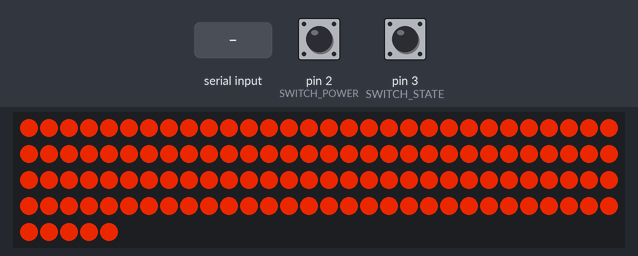
Bench run of a sketch on a simulated Arduino Uno, built with avr-gcc and run on an emulated ATmega328P. On the bench: 125 RGB LEDs in strip order, left to right, continuing on the next row. The inputs (shaded band) are chosen by the test bench; at power-on: pin 2 (SWITCH_POWER) HIGH, pin 3 (SWITCH_STATE) HIGH. Dim RGB values are drawn brighter than linear; what the sketch prints to the serial monitor is not drawn.

Above: at 1.2 s.
1.3 s: pin 2 (SWITCH_POWER) pulled LOW for 0.15 s
2.9 s: pin 3 (SWITCH_STATE) pulled LOW for 0.15 s
At 4.1 s:
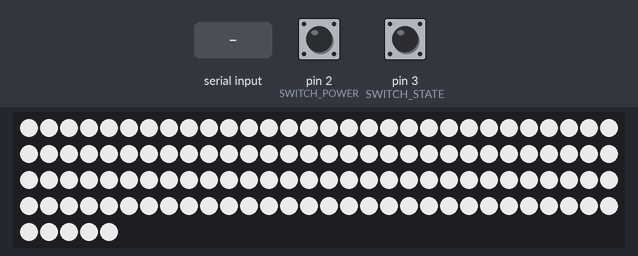
4.5 s: "r" received over Serial
At 4.8 s:
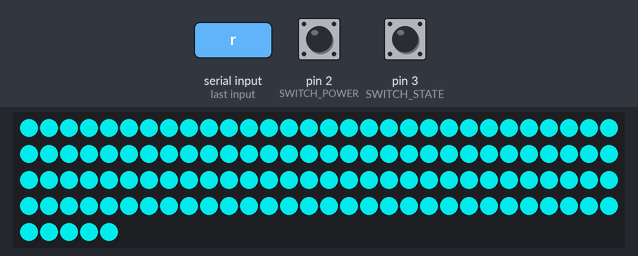
6.0 s: "1" received over Serial
At 7.0 s:
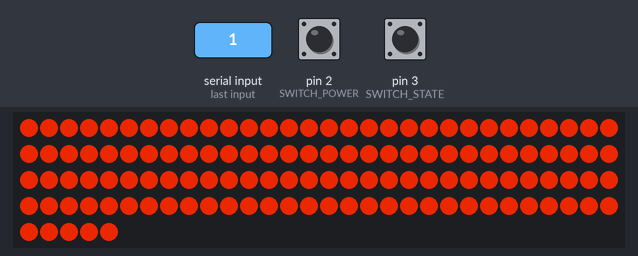
7.5 s: pin 2 (SWITCH_POWER) pulled LOW for 3.2 s
At 8.4 s:
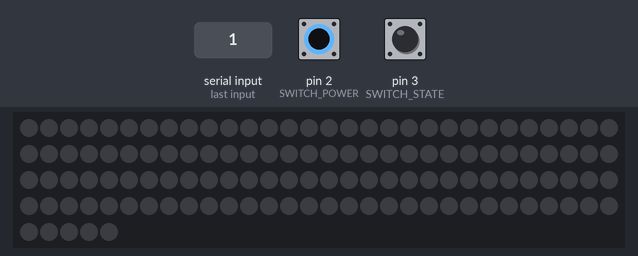
12.2 s: pin 3 (SWITCH_STATE) pulsed LOW 5 times (0.12 s each, 0.3 s apart)
At 12.69 s:
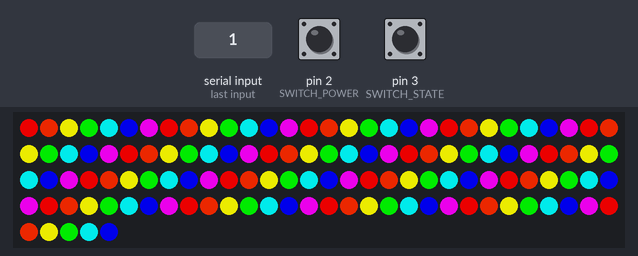
Timing chart, 0 to 15.2 s (numbered marks = the images above; inputs shaded):
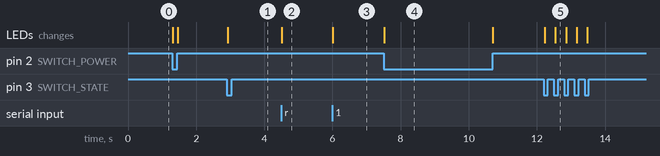

Measured:
- after the input at 2.9 s, the LEDs: change at once (image 1)
- after the input at 4.5 s, the LEDs: change at once (image 2)
- after the input at 6.0 s, the LEDs: change at once (image 3)
- after the input at 7.5 s, the LEDs: change at once (image 4)
- after the input at 12.2 s, the LEDs: first change at once (image 5 shows a later state)

The sketch:

LEDtape.ino
```cpp
#include <Adafruit_NeoPixel.h>

const int DIN_PIN = 12;
const int SWITCH_POWER = 2;
const int SWITCH_STATE = 3;
const int LED_COUNT = 125; // the number of LED cell
int light_ratio[200];      // LED lights intensity

Adafruit_NeoPixel pixels(LED_COUNT, DIN_PIN, NEO_GRB + NEO_KHZ800);

void setup()
{
    for (int i = 0; i <= 99; i++)
    {
        light_ratio[i] = i;
    }
    light_ratio[100] = 100;
    for (int i = 101; i <= 199; i++)
    {
        light_ratio[i] = 200 - i;
    }

    pixels.begin();
    Serial.begin(115200);
    pinMode(SWITCH_POWER, INPUT);
    pinMode(SWITCH_STATE, INPUT);

    Serial.println("Hello Arduino!");
}

float ratio = 1;
uint32_t red;
uint32_t orange;
uint32_t yellow;
uint32_t green;
uint32_t cyan;
uint32_t blue;
uint32_t purple;
uint32_t white;
int time_count1 = 0;
int time_count2 = 0;
int value1 = 0;
int value2 = 0;
int push_count = 0;
bool power_LED = true;
int state_LED = 0;
bool rain = false;

void loop()
{
    red = pixels.Color((int)(192 * ratio), 0, 0);
    orange = pixels.Color((int)(192 * ratio), (int)(32 * ratio), 0);
    yellow = pixels.Color((int)(192 * ratio), (int)(192 * ratio), 0);
    green = pixels.Color(0, (int)(192 * ratio), 0);
    cyan = pixels.Color(0, (int)(192 * ratio), (int)(192 * ratio));
    blue = pixels.Color(0, 0, (int)(192 * ratio));
    purple = pixels.Color((int)(192 * ratio), 0, (int)(192 * ratio));
    white = pixels.Color((int)(192 * ratio), (int)(192 * ratio), (int)(192 * ratio));
    uint32_t rainbow_color[] = {red, orange, yellow, green, cyan, blue, purple};

    pixels.clear();

    value1 = digitalRead(SWITCH_POWER);
    value2 = digitalRead(SWITCH_STATE);

    // update the count of time
    time_count1 += 1;
    time_count2 += 1;
    if (time_count1 >= 11)
    {
        time_count1 = 0;
    }
    if (time_count2 >= 200)
    {
        time_count2 = 0;
    }

    // receive information about weather
    if (Serial.available())
    {
        char recv = Serial.read();
        if (recv == 'r')
        {
            rain = true;
        }
        else
        {
            rain = false;
        }
        state_LED = 0;
    }

    // update state by the buttons
    if (value1 == 0)
    {
        power_LED = false;
    }
    else
    {
        power_LED = true;
    }

    if (value2 == 0)
    {
        push_count++;
    }
    else
    {
        push_count = 0;
    }
    if (push_count == 3)
    {
        state_LED++;
        if (state_LED == 6)
        {
            state_LED = 0;
        }
    }

    // change the color of LED according to the state
    if (power_LED == false)
    { // OFF
        for (int i = 0; i < LED_COUNT; i++)
        {
            pixels.setPixelColor(i, pixels.Color(0, 0, 0));
        }
    }
    else if (power_LED == true)
    { // ON
        // show weather
        if (state_LED == 0)
        {
            if (rain)
            {
                ratio = 1;
                cyan = pixels.Color(0, (int)(192 * ratio), (int)(192 * ratio));
                for (int i = 0; i < LED_COUNT; i++)
                {
                    pixels.setPixelColor(i, cyan);
                }
            }
            else
            {
                ratio = 1;
                orange = pixels.Color((int)(192 * ratio), (int)(32 * ratio), 0);
                for (int i = 0; i < LED_COUNT; i++)
                {
                    pixels.setPixelColor(i, orange);
                }
            }
        }
        else if (state_LED == 1)
        {
            ratio = 1;
            white = pixels.Color((int)(192 * ratio), (int)(192 * ratio), (int)(192 * ratio));
            for (int i = 0; i < LED_COUNT; i++)
            {
                pixels.setPixelColor(i, white);
            }
        }
        else if (state_LED == 2)
        {
            ratio = 1;
            red = pixels.Color((int)(192 * ratio), 0, 0);
            orange = pixels.Color((int)(192 * ratio), (int)(32 * ratio), 0);
            yellow = pixels.Color((int)(192 * ratio), (int)(192 * ratio), 0);
            green = pixels.Color(0, (int)(192 * ratio), 0);
            cyan = pixels.Color(0, (int)(192 * ratio), (int)(192 * ratio));
            blue = pixels.Color(0, 0, (int)(192 * ratio));
            purple = pixels.Color((int)(192 * ratio), 0, (int)(192 * ratio));
            white = pixels.Color((int)(192 * ratio), (int)(192 * ratio), (int)(192 * ratio));
            rainbow_color[0] = red;
            rainbow_color[1] = orange;
            rainbow_color[2] = yellow;
            rainbow_color[3] = green;
            rainbow_color[4] = cyan;
            rainbow_color[5] = blue;
            rainbow_color[6] = purple;
            for (int i = 0; i < LED_COUNT; i++)
            {
                pixels.setPixelColor(i, rainbow_color[i % 7]);
            }
        }
        else if (state_LED == 3)
        {
            for (int i = 0; i < LED_COUNT; i++)
            {
                ratio = (float)(((float)(0) + (float)((i + time_count1) % 11)) / (float)11);
                red = pixels.Color((int)(240 * ratio), 0, 0);
                orange = pixels.Color((int)(240 * ratio), (int)(40 * ratio), 0);
                yellow = pixels.Color((int)(240 * ratio), (int)(240 * ratio), 0);
                green = pixels.Color(0, (int)(240 * ratio), 0);
                cyan = pixels.Color(0, (int)(240 * ratio), (int)(240 * ratio));
                blue = pixels.Color(0, 0, (int)(240 * ratio));
                purple = pixels.Color((int)(240 * ratio), 0, (int)(240 * ratio));
                white = pixels.Color((int)(240 * ratio), (int)(240 * ratio), (int)(240 * ratio));
                rainbow_color[0] = red;
                rainbow_color[1] = orange;
                rainbow_color[2] = yellow;
                rainbow_color[3] = green;
                rainbow_color[4] = cyan;
                rainbow_color[5] = blue;
                rainbow_color[6] = purple;
                pixels.setPixelColor(i, rainbow_color[i % 7]);
            }
            delay(10);
        }
        else if (state_LED == 4)
        {
            for (int i = 0; i < LED_COUNT; i++)
            {
                ratio = (float)(((float)(1) + (float)(light_ratio[time_count2 % 200])) / (float)101);
                red = pixels.Color((int)(240 * ratio), 0, 0);
                orange = pixels.Color((int)(240 * ratio), (int)(40 * ratio), 0);
                yellow = pixels.Color((int)(240 * ratio), (int)(240 * ratio), 0);
                green = pixels.Color(0, (int)(240 * ratio), 0);
                cyan = pixels.Color(0, (int)(240 * ratio), (int)(240 * ratio));
                blue = pixels.Color(0, 0, (int)(240 * ratio));
                purple = pixels.Color((int)(240 * ratio), 0, (int)(240 * ratio));
                white = pixels.Color((int)(240 * ratio), (int)(240 * ratio), (int)(240 * ratio));
                rainbow_color[0] = red;
                rainbow_color[1] = orange;
                rainbow_color[2] = yellow;
                rainbow_color[3] = green;
                rainbow_color[4] = cyan;
                rainbow_color[5] = blue;
                rainbow_color[6] = purple;
                pixels.setPixelColor(i, rainbow_color[i % 7]);
            }
            delay(1);
        }
        else if (state_LED == 5)
        {
            for (int i = 0; i < LED_COUNT; i++)
            {
                pixels.setPixelColor(i, pixels.Color(0, 0, 0));
            }
        }
    }

    pixels.show();
}
```
